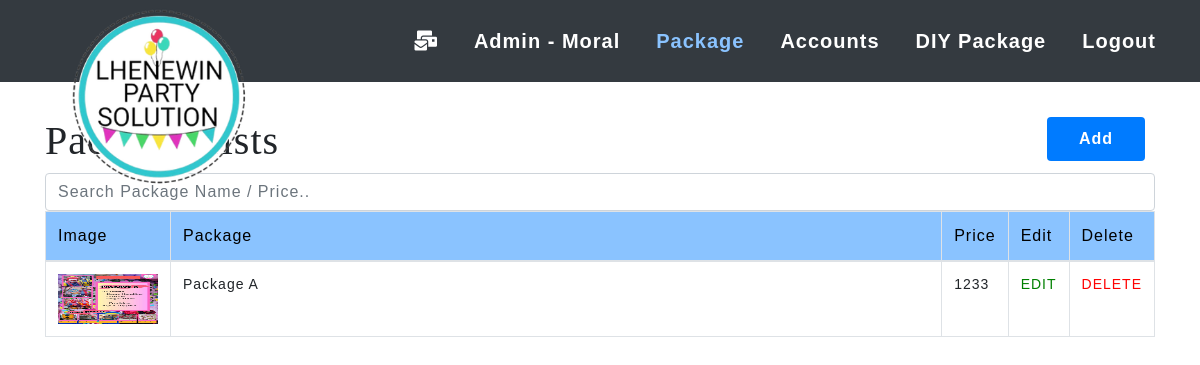
Page /product.php (signed in) on the committed database.
### tables this page shows
CREATE TABLE `imagespack` (
  `id` int(11) NOT NULL,
  `file_name` varchar(255) NOT NULL,
  `uploaded_on` datetime NOT NULL,
  `status` tinyint(1) NOT NULL DEFAULT 1,
  `Product` varchar(250) NOT NULL,
  `Price` int(11) NOT NULL
);

### product.php (the view, shortened to what this page needs)
<!DOCTYPE html>
<html lang="en">
<head>
    <link rel="stylesheet" href="css/bootstrap.min.css">
    <link rel="stylesheet" href="cssproj/home.css">
    <link rel="stylesheet" href="cssproj/services.css">
    <link rel="stylesheet" href="https://cdn.datatables.net/2.0.7/css/dataTables.bootstrap4.css">
    <link rel="stylesheet" href="https://cdnjs.cloudflare.com/ajax/libs/twitter-bootstrap/4.5.2/css/bootstrap.css">
    <link rel="stylesheet" href="https://use.fontawesome.com/releases/v5.8.1/css/all.css">
</head>
<body>
  <nav class="navbar sticky-top navbar-expand-lg bg-dark">
    <div class="logo">
        <img src="./img/logo.png" alt="" width="200px">
    </div>
    <div class="container-fluid">
      <div class="collapse navbar-collapse" id="navbarSupportedContent">
        <ul class="navbar-nav mr-auto w-100 justify-content-end">
        <li class="nav-item active float-left">
            <a class="nav-link" href="./admin/message.php"><i class="fas fa-mail-bulk"></i></a>
          </li>
        <li class="nav-item  float-left">
            <a class="nav-link" href="./admin_dash.php">Admin - <?php echo $_SESSION['admin_name'] ?><span class="sr-only"></span></a>
          </li>
          <li class="nav-item active">
            <a class="nav-link active" href="product.php">Package</a>
          </li>
          <li class="nav-item ">
          <a class="nav-link " href="admin/account.php">Accounts</a>
          </li>
          <li class="nav-item ">
          <a class="nav-link " href="diypackage.php">DIY Package</a>
          </li>
          <li class="nav-item">
            <a href="logout.php" class="nav-link">Logout</a>
          </li>
        </ul>
      </div>
    </div>
  </nav>
<div class="container table-responsive table">
    <h1 class="float-left mtoptitle" >Package Lists</h1>
    <a type="button" class="button btn-primary activeadd float-right" href="#" data-toggle="modal" data-target="#myModal">Add</a>
    <input class="form-control" id="myInput" type="text" placeholder="Search Package Name / Price..">
        <table id="example" class="table table-bordered box" style="width:100%">
        <thead style="background:#8ac3ff; color:black;">
            <tr>
                <th>Image</th>
                <th>Package</th>
                <th>Price</th>
                <th>Edit </th>
                <th>Delete</th>
            </tr>
        </thead>
        <tbody id="myTable">
        <?php
        include 'database.php';
        $query = $conn->query("SELECT * FROM imagespack ORDER BY uploaded_on DESC");
        if($query->num_rows > 0){
            while($row = $query->fetch_assoc()){
                $imageURL = 'uploadpack/'.$row["file_name"];
        ?>
          <tr>
              <td >
              <img src="<?php echo $imageURL; ?>" alt="" width="100px" height="50px" />
              </td>
              <td width="850px"><?php echo $row['Product']; ?></td>
              <td ><?php echo $row['Price']; ?></td>
              <td><a style="color: green;" class="link" href="action/edit_pack.php?id=<?php echo $row['id'];?>">EDIT</a></td>
              <td><a style="color: red;" class="link" href="action/del_pack.php?id=<?php echo $row['id'];?>">DELETE</a></td>
          </tr>
          <?php }
              }?>
        </tbody>
    </table>
</div>
</body>
</html>

### cssproj/home.css (style rules this page uses)
html, body { width: 100%; height: 100%; }
a { color: #291947; -webkit-transition: all .35s; -moz-transition: all .35s; transition: all .35s; }
h1,h2,h3,h4,h5,h6 { font-family: 'Franklin Gothic Medium'; }
a { color: black; }
.mtoptitle { margin-top: 35px; }
.logo { position:absolute; margin-top: 105px; margin-left: 40px; }
@media screen and (min-width: 1200px) { .container { width: 90%; } }

### cssproj/services.css (style rules this page uses)
*, *::before, *::after { box-sizing: border-box; }
* { padding: 0; margin: 0; box-sizing: border-box; font-family: 'Poppins', sans-serif; }
.container { max-width: 1080px; margin-left: auto; margin-right: auto; padding-left: 20px; padding-right: 20px; }

### cssproj/navbar.css (style rules this page uses)
* { font-family: sans-serif; font-weight: 300; letter-spacing: 1px; }
body { height: 2000px; }
.navbar { padding: 10px 10px; top: 0; }
.nav-item { padding: 10px 5px; }
.navbar .nav-link { font-size: 20px; margin-left: 10px; font-weight: bold; font-family:Arial, Helvetica, sans-serif }
.nav-link, .navbar-brand { color: white; }
.active { color: #8ac3ff; }
:root { --white: #fff; --black: #000; --blue: rgb(39, 56, 133, 0.7); --deepblue: #080808; }

### product.php (style rules this page uses)
td { cursor: pointer; font-size: 14px; }
.button { display: inline-block; background: #ff7d3c; margin: 0 10px; padding: 10px 32px; border-radius: 4px; color: black;; text-decoration: none; }
.activeadd { background-color: #007bff; color: white; font-weight: bold; margin-top: 35px; }

### rows in the picture
imagespack: file_name (picture), Product "Package A", Price "1233"

### other values in the picture
$_SESSION['admin_name'] "Moral"
